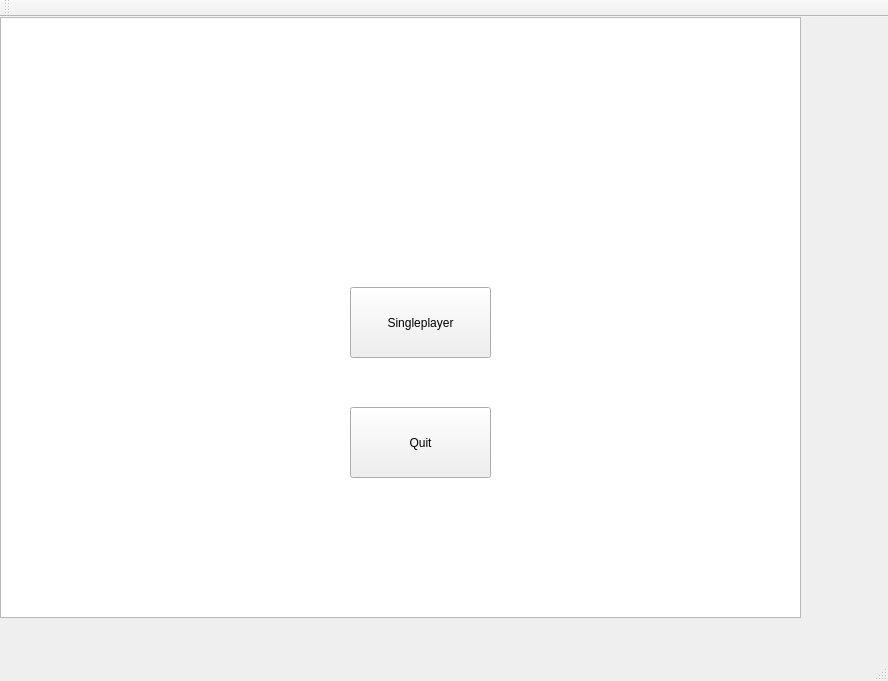
<?xml version="1.0" encoding="UTF-8"?>
<ui version="4.0">
 <class>MainWindow</class>
 <widget class="QMainWindow" name="MainWindow">
  <property name="geometry">
   <rect>
    <x>0</x>
    <y>0</y>
    <width>888</width>
    <height>681</height>
   </rect>
  </property>
  <property name="windowTitle">
   <string>MainWindow</string>
  </property>
  <widget class="QWidget" name="centralWidget">
   <widget class="QGraphicsView" name="mainGraphicsWindow">
    <property name="geometry">
     <rect>
      <x>0</x>
      <y>0</y>
      <width>801</width>
      <height>601</height>
     </rect>
    </property>
    <property name="toolTip">
     <string/>
    </property>
    <property name="whatsThis">
     <string>&lt;html&gt;&lt;head/&gt;&lt;body&gt;&lt;p&gt;&lt;img src=&quot;:/img/background.jpg&quot;/&gt;&lt;/p&gt;&lt;/body&gt;&lt;/html&gt;</string>
    </property>
    <property name="styleSheet">
     <string notr="true"/>
    </property>
   </widget>
   <widget class="QPushButton" name="PlayButton">
    <property name="geometry">
     <rect>
      <x>350</x>
      <y>270</y>
      <width>141</width>
      <height>71</height>
     </rect>
    </property>
    <property name="whatsThis">
     <string>&lt;!DOCTYPE HTML PUBLIC &quot;-//W3C//DTD HTML 4.0//EN&quot; &quot;http://www.w3.org/TR/REC-html40/strict.dtd&quot;&gt;
&lt;html&gt;&lt;head&gt;&lt;meta name=&quot;qrichtext&quot; content=&quot;1&quot; /&gt;&lt;style type=&quot;text/css&quot;&gt;
p, li { white-space: pre-wrap; }
&lt;/style&gt;&lt;/head&gt;&lt;body style=&quot; font-family:'.SF NS Text'; font-size:13pt; font-weight:400; font-style:normal;&quot;&gt;
&lt;p align=&quot;center&quot; style=&quot; margin-top:0px; margin-bottom:0px; margin-left:0px; margin-right:0px; -qt-block-indent:0; text-indent:0px;&quot;&gt;&lt;span style=&quot; font-size:14pt; font-weight:600; font-style:italic; color:#b38484;&quot;&gt;PLAY&lt;/span&gt;&lt;/p&gt;&lt;/body&gt;&lt;/html&gt;</string>
    </property>
    <property name="text">
     <string>Singleplayer</string>
    </property>
   </widget>
   <widget class="QPushButton" name="QuitButton">
    <property name="geometry">
     <rect>
      <x>350</x>
      <y>390</y>
      <width>141</width>
      <height>71</height>
     </rect>
    </property>
    <property name="text">
     <string>Quit</string>
    </property>
   </widget>
  </widget>
  <widget class="QToolBar" name="mainToolBar">
   <attribute name="toolBarArea">
    <enum>TopToolBarArea</enum>
   </attribute>
   <attribute name="toolBarBreak">
    <bool>false</bool>
   </attribute>
  </widget>
  <widget class="QStatusBar" name="statusBar"/>
  <action name="New">
   <property name="text">
    <string>New</string>
   </property>
  </action>
  <action name="Close">
   <property name="text">
    <string>Close</string>
   </property>
  </action>
 </widget>
 <layoutdefault spacing="6" margin="11"/>
 <resources/>
 <connections/>
</ui>
